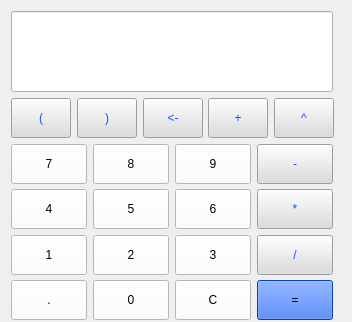
<?xml version="1.0" encoding="UTF-8"?>
<ui version="4.0">
 <class>Widget</class>
 <widget class="QWidget" name="Widget">
  <property name="geometry">
   <rect>
    <x>0</x>
    <y>0</y>
    <width>352</width>
    <height>322</height>
   </rect>
  </property>
  <property name="sizePolicy">
   <sizepolicy hsizetype="Preferred" vsizetype="Preferred">
    <horstretch>0</horstretch>
    <verstretch>0</verstretch>
   </sizepolicy>
  </property>
  <property name="minimumSize">
   <size>
    <width>260</width>
    <height>315</height>
   </size>
  </property>
  <property name="windowTitle">
   <string>Widget</string>
  </property>
  <widget class="QWidget" name="layoutWidget">
   <property name="geometry">
    <rect>
     <x>0</x>
     <y>0</y>
     <width>344</width>
     <height>330</height>
    </rect>
   </property>
   <layout class="QVBoxLayout" name="verticalLayout_2">
    <item>
     <widget class="QLineEdit" name="lineEdit">
      <property name="sizePolicy">
       <sizepolicy hsizetype="Preferred" vsizetype="Preferred">
        <horstretch>0</horstretch>
        <verstretch>0</verstretch>
       </sizepolicy>
      </property>
      <property name="minimumSize">
       <size>
        <width>260</width>
        <height>81</height>
       </size>
      </property>
      <property name="readOnly">
       <bool>false</bool>
      </property>
     </widget>
    </item>
    <item>
     <layout class="QVBoxLayout" name="verticalLayout">
      <item>
       <layout class="QHBoxLayout" name="horizontalLayout">
        <item>
         <widget class="QPushButton" name="pushButton_P2">
          <property name="minimumSize">
           <size>
            <width>60</width>
            <height>40</height>
           </size>
          </property>
          <property name="autoFillBackground">
           <bool>false</bool>
          </property>
          <property name="styleSheet">
           <string notr="true">background-color: rgb(220, 220, 220);
 
color: rgb(11, 88, 255);</string>
          </property>
          <property name="text">
           <string>(</string>
          </property>
         </widget>
        </item>
        <item>
         <widget class="QPushButton" name="pushButton_P1">
          <property name="minimumSize">
           <size>
            <width>60</width>
            <height>40</height>
           </size>
          </property>
          <property name="styleSheet">
           <string notr="true">background-color: rgb(220, 220, 220);
 
color: rgb(11, 88, 255);</string>
          </property>
          <property name="text">
           <string>)</string>
          </property>
         </widget>
        </item>
        <item>
         <widget class="QPushButton" name="pushButton_DEL">
          <property name="minimumSize">
           <size>
            <width>60</width>
            <height>40</height>
           </size>
          </property>
          <property name="maximumSize">
           <size>
            <width>180</width>
            <height>120</height>
           </size>
          </property>
          <property name="styleSheet">
           <string notr="true">background-color: rgb(220, 220, 220);
 
color: rgb(11, 88, 255);</string>
          </property>
          <property name="text">
           <string>&lt;-</string>
          </property>
         </widget>
        </item>
        <item>
         <widget class="QPushButton" name="pushButton_JIA">
          <property name="minimumSize">
           <size>
            <width>60</width>
            <height>40</height>
           </size>
          </property>
          <property name="styleSheet">
           <string notr="true">background-color: rgb(220, 220, 220);
 
color: rgb(11, 88, 255);</string>
          </property>
          <property name="text">
           <string>+</string>
          </property>
         </widget>
        </item>
        <item>
         <widget class="QPushButton" name="pushButton_index">
          <property name="minimumSize">
           <size>
            <width>60</width>
            <height>40</height>
           </size>
          </property>
          <property name="styleSheet">
           <string notr="true">background-color: rgb(220, 220, 220);
 
color: rgb(11, 88, 255);</string>
          </property>
          <property name="text">
           <string>^</string>
          </property>
         </widget>
        </item>
       </layout>
      </item>
      <item>
       <layout class="QHBoxLayout" name="horizontalLayout_2">
        <item>
         <widget class="QPushButton" name="pushButton_SEVEN">
          <property name="minimumSize">
           <size>
            <width>60</width>
            <height>40</height>
           </size>
          </property>
          <property name="styleSheet">
           <string notr="true">background-color: rgb(255, 255, 255);
font: 75 9pt &quot;MS Shell Dlg 2&quot;;</string>
          </property>
          <property name="text">
           <string>7</string>
          </property>
         </widget>
        </item>
        <item>
         <widget class="QPushButton" name="pushButton_EIGHT">
          <property name="minimumSize">
           <size>
            <width>60</width>
            <height>40</height>
           </size>
          </property>
          <property name="styleSheet">
           <string notr="true">background-color: rgb(255, 255, 255);
font: 75 9pt &quot;MS Shell Dlg 2&quot;;</string>
          </property>
          <property name="text">
           <string>8</string>
          </property>
         </widget>
        </item>
        <item>
         <widget class="QPushButton" name="pushButton_NINE">
          <property name="minimumSize">
           <size>
            <width>60</width>
            <height>40</height>
           </size>
          </property>
          <property name="styleSheet">
           <string notr="true">background-color: rgb(255, 255, 255);
font: 75 9pt &quot;MS Shell Dlg 2&quot;;</string>
          </property>
          <property name="text">
           <string>9</string>
          </property>
         </widget>
        </item>
        <item>
         <widget class="QPushButton" name="pushButton_JIAN">
          <property name="minimumSize">
           <size>
            <width>60</width>
            <height>40</height>
           </size>
          </property>
          <property name="styleSheet">
           <string notr="true">background-color: rgb(220, 220, 220);
 
color: rgb(11, 88, 255);</string>
          </property>
          <property name="text">
           <string>-</string>
          </property>
         </widget>
        </item>
       </layout>
      </item>
      <item>
       <layout class="QHBoxLayout" name="horizontalLayout_3">
        <item>
         <widget class="QPushButton" name="pushButton_FOUR">
          <property name="minimumSize">
           <size>
            <width>60</width>
            <height>40</height>
           </size>
          </property>
          <property name="styleSheet">
           <string notr="true">background-color: rgb(255, 255, 255);
font: 75 9pt &quot;MS Shell Dlg 2&quot;;</string>
          </property>
          <property name="text">
           <string>4</string>
          </property>
         </widget>
        </item>
        <item>
         <widget class="QPushButton" name="pushButton_FIVE">
          <property name="minimumSize">
           <size>
            <width>60</width>
            <height>40</height>
           </size>
          </property>
          <property name="styleSheet">
           <string notr="true">background-color: rgb(255, 255, 255);
font: 75 9pt &quot;MS Shell Dlg 2&quot;;</string>
          </property>
          <property name="text">
           <string>5</string>
          </property>
         </widget>
        </item>
        <item>
         <widget class="QPushButton" name="pushButton_SIX">
          <property name="minimumSize">
           <size>
            <width>60</width>
            <height>40</height>
           </size>
          </property>
          <property name="styleSheet">
           <string notr="true">background-color: rgb(255, 255, 255);
font: 75 9pt &quot;MS Shell Dlg 2&quot;;</string>
          </property>
          <property name="text">
           <string>6</string>
          </property>
         </widget>
        </item>
        <item>
         <widget class="QPushButton" name="pushButton_CHENG">
          <property name="minimumSize">
           <size>
            <width>60</width>
            <height>40</height>
           </size>
          </property>
          <property name="styleSheet">
           <string notr="true">background-color: rgb(220, 220, 220);
 
color: rgb(11, 88, 255);</string>
          </property>
          <property name="text">
           <string>*</string>
          </property>
         </widget>
        </item>
       </layout>
      </item>
      <item>
       <layout class="QHBoxLayout" name="horizontalLayout_4">
        <item>
         <widget class="QPushButton" name="pushButton_ONE">
          <property name="minimumSize">
           <size>
            <width>60</width>
            <height>40</height>
           </size>
          </property>
          <property name="styleSheet">
           <string notr="true">background-color: rgb(255, 255, 255);
font: 75 9pt &quot;MS Shell Dlg 2&quot;;</string>
          </property>
          <property name="text">
           <string>1</string>
          </property>
         </widget>
        </item>
        <item>
         <widget class="QPushButton" name="pushButton_TWO">
          <property name="minimumSize">
           <size>
            <width>60</width>
            <height>40</height>
           </size>
          </property>
          <property name="styleSheet">
           <string notr="true">background-color: rgb(255, 255, 255);
font: 75 9pt &quot;MS Shell Dlg 2&quot;;</string>
          </property>
          <property name="text">
           <string>2</string>
          </property>
         </widget>
        </item>
        <item>
         <widget class="QPushButton" name="pushButton_THREE">
          <property name="minimumSize">
           <size>
            <width>60</width>
            <height>40</height>
           </size>
          </property>
          <property name="styleSheet">
           <string notr="true">background-color: rgb(255, 255, 255);
font: 75 9pt &quot;MS Shell Dlg 2&quot;;</string>
          </property>
          <property name="text">
           <string>3</string>
          </property>
         </widget>
        </item>
        <item>
         <widget class="QPushButton" name="pushButton_CHU">
          <property name="minimumSize">
           <size>
            <width>60</width>
            <height>40</height>
           </size>
          </property>
          <property name="styleSheet">
           <string notr="true">background-color: rgb(220, 220, 220);
 
color: rgb(11, 88, 255);</string>
          </property>
          <property name="text">
           <string>/</string>
          </property>
         </widget>
        </item>
       </layout>
      </item>
      <item>
       <layout class="QHBoxLayout" name="horizontalLayout_5">
        <item>
         <widget class="QPushButton" name="pushButton_DOT">
          <property name="minimumSize">
           <size>
            <width>60</width>
            <height>40</height>
           </size>
          </property>
          <property name="styleSheet">
           <string notr="true">background-color: rgb(255, 255, 255);
font: 75 9pt &quot;MS Shell Dlg 2&quot;;</string>
          </property>
          <property name="text">
           <string>.</string>
          </property>
         </widget>
        </item>
        <item>
         <widget class="QPushButton" name="pushButton_ZERO">
          <property name="minimumSize">
           <size>
            <width>60</width>
            <height>40</height>
           </size>
          </property>
          <property name="styleSheet">
           <string notr="true">background-color: rgb(255, 255, 255);
font: 75 9pt &quot;MS Shell Dlg 2&quot;;</string>
          </property>
          <property name="text">
           <string>0</string>
          </property>
         </widget>
        </item>
        <item>
         <widget class="QPushButton" name="pushButton_AC">
          <property name="minimumSize">
           <size>
            <width>60</width>
            <height>40</height>
           </size>
          </property>
          <property name="styleSheet">
           <string notr="true">background-color: rgb(255, 255, 255);
font: 75 9pt &quot;MS Shell Dlg 2&quot;;</string>
          </property>
          <property name="text">
           <string>C</string>
          </property>
         </widget>
        </item>
        <item>
         <widget class="QPushButton" name="pushButton_DENGYU">
          <property name="minimumSize">
           <size>
            <width>60</width>
            <height>40</height>
           </size>
          </property>
          <property name="styleSheet">
           <string notr="true">background-color:  rgb(11, 88, 255)</string>
          </property>
          <property name="text">
           <string>=</string>
          </property>
         </widget>
        </item>
       </layout>
      </item>
     </layout>
    </item>
   </layout>
  </widget>
 </widget>
 <layoutdefault spacing="6" margin="11"/>
 <resources/>
 <connections/>
</ui>
